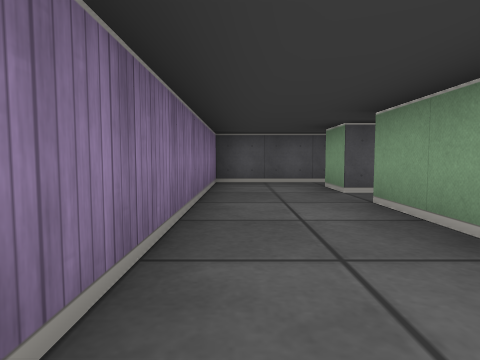
View 1 (above)

16 first-person views from a walk through a cub3D ray-caster map. The camera is about half as high as the walls, tilts 4° down and sees 75° across. The floor is counted in squares. Each view is taken from the middle of a square. On the plan, view 1 faces up. The plan holds only what a view shows up to about 9 squares ahead; the rest is blank. The place goes on beyond the plan.

View 2
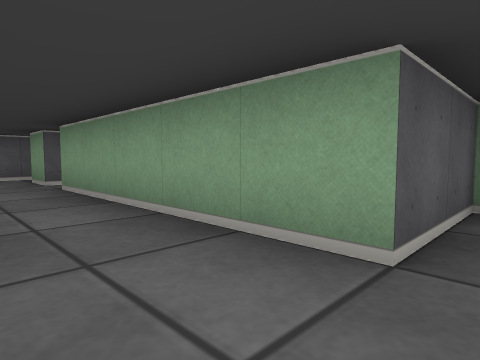

View 3
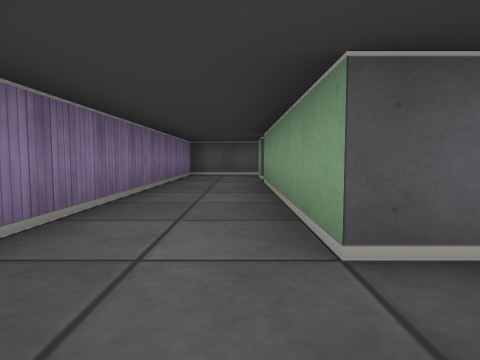

View 4
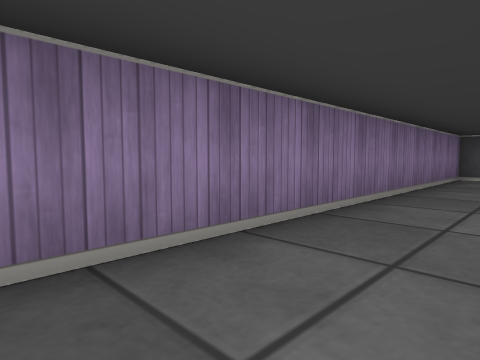

View 5
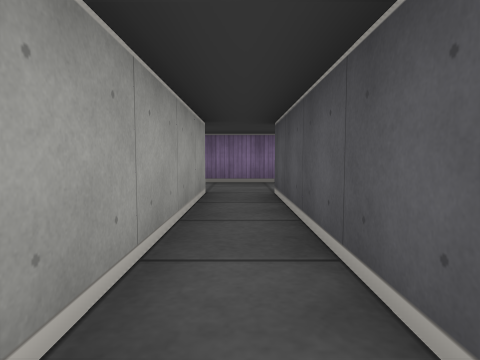

View 6
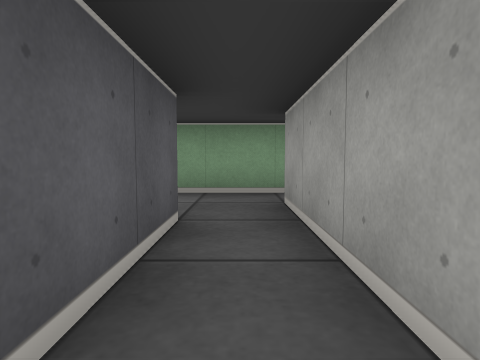

View 7
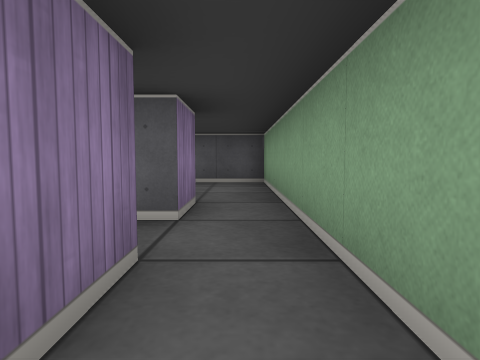

View 8
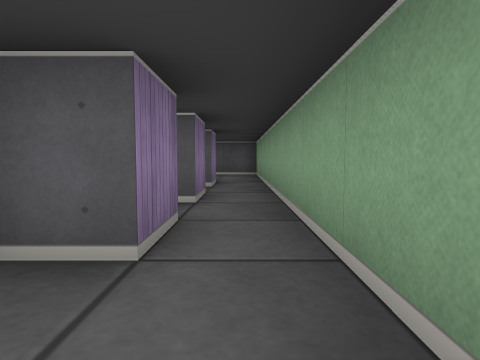

View 9
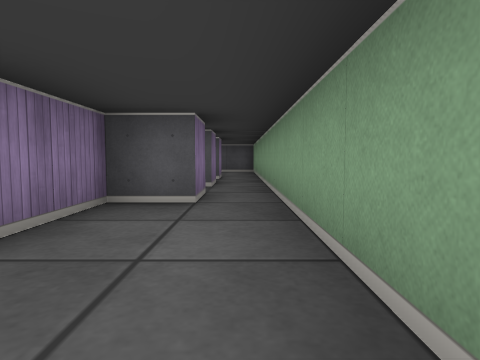

View 10
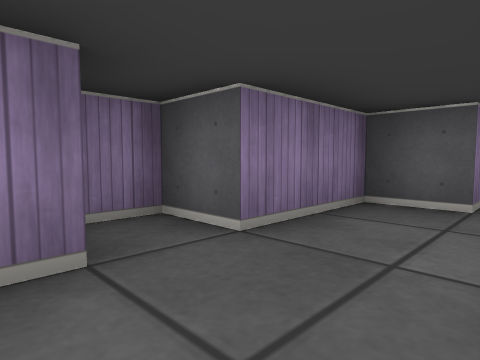

View 11
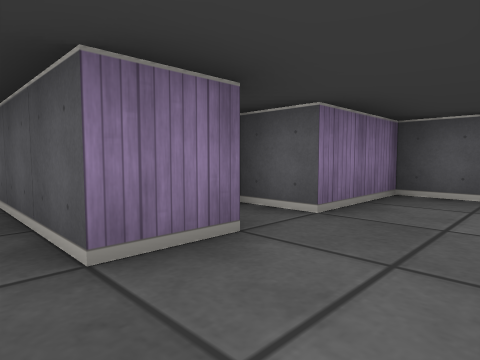

View 12
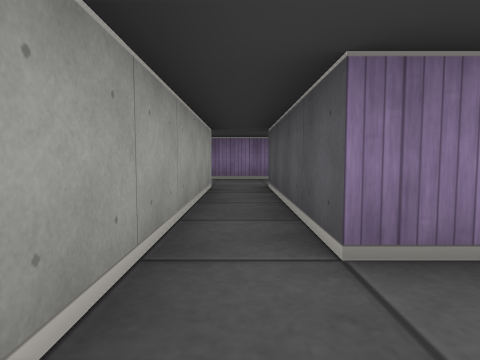

View 13
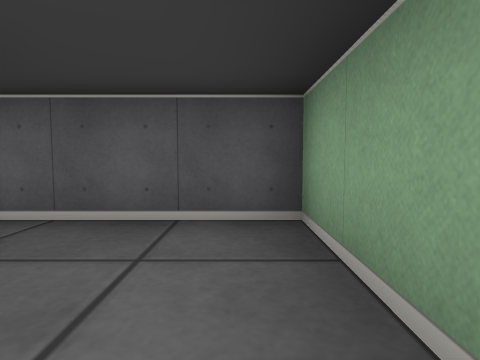

View 14
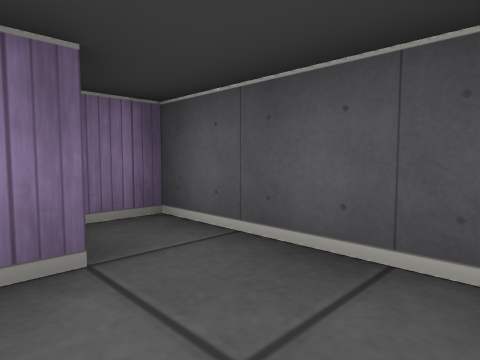

View 15
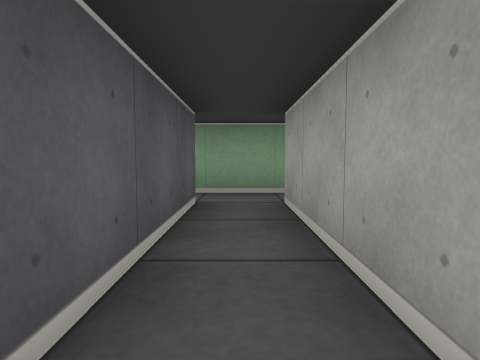

View 16
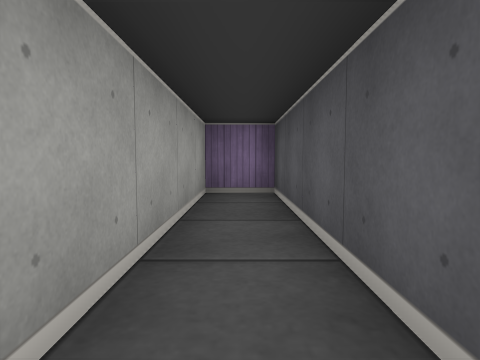

### Floor plan
Points are (right, up) in squares from view 1. A wall is a line through its corners. A room is listed if a view was taken in it or the views show most of it. See-through windows are left out.
Room 1 (views 1, 2, 3, 4)
walls: (3.6, -1.5) (1.5, -1.5) (1.5, 3.5); (1.5, 4.5) (1.5, 5.5); (-0.5, 5.5) (-0.5, -1.9)
ways out: opening at (1, 4) to room 2; opening at (0.5, 5) to room 5; opening at (0.5, -5)
Room 2 (views 5, 6, 13, 14)
walls: (5.5, 4.5) (1.5, 4.5); (5.5, 5.6) (5.5, 5.1); (7.5, 3.5) (7.5, 6.5) (4.5, 6.5) (4.5, 5.8); (1.5, 3.5) (6.5, 3.5)
ways out: opening at (1, 4) to room 1; opening at (7, 3)
Room 3 (views 7, 15, 16)
walls: (6.5, 1.5) (6.5, 0.5) (2.5, 0.5) (2.5, -0.5) (6.5, -0.5); (7.5, -0.4) (7.5, 1.5)
ways out: opening at (7, -1) to room 4; opening at (7, 1)
Room 4 (views 8, 9, 10, 11, 12)
walls: (5.5, -4.4) (5.5, -5.5) (1.5, -5.5); (7.5, -4.4) (7.5, -0.4); (6.5, -0.5) (6.5, -1.5) (5.5, -1.5) (5.5, -3.5) (4.5, -3.5) (4.5, -4.2); (1.5, -6.5) (6.4, -6.5)
ways out: opening at (7, -1) to room 3; opening at (1, -6)
Room 5 (no view inside)
walls: (1.9, 6.5) (-0.5, 6.5) (-0.5, 5.5)
ways out: opening at (0.5, 5) to room 1

Where each view was taken, in squares from view 1:
view 1: 0 up, 0 right, facing up
view 2: 2 down, 0 right, facing up-right
view 3: 3 down, 1 right, facing up
view 4: 2 down, 1 right, facing up-left
view 5: 4 up, 6 right, facing left
view 6: 4 up, 3 right, facing right
view 7: 0 up, 7 right, facing up
view 8: 3 down, 7 right, facing up
view 9: 5 down, 7 right, facing up
view 10: 5 down, 7 right, facing up-left
view 11: 6 down, 7 right, facing up-left
view 12: 6 down, 7 right, facing left
view 13: 4 up, 7 right, facing up
view 14: 5 up, 7 right, facing up-left
view 15: 0 up, 3 right, facing right
view 16: 0 up, 7 right, facing left
